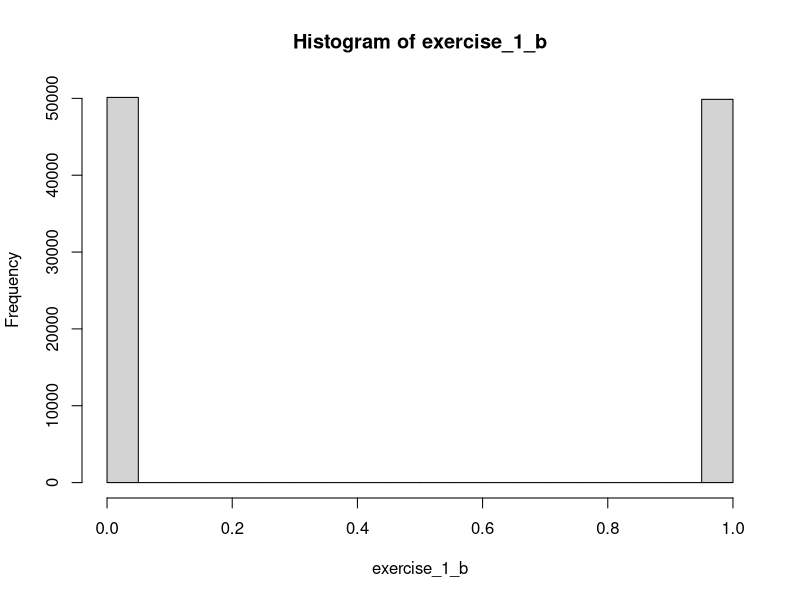
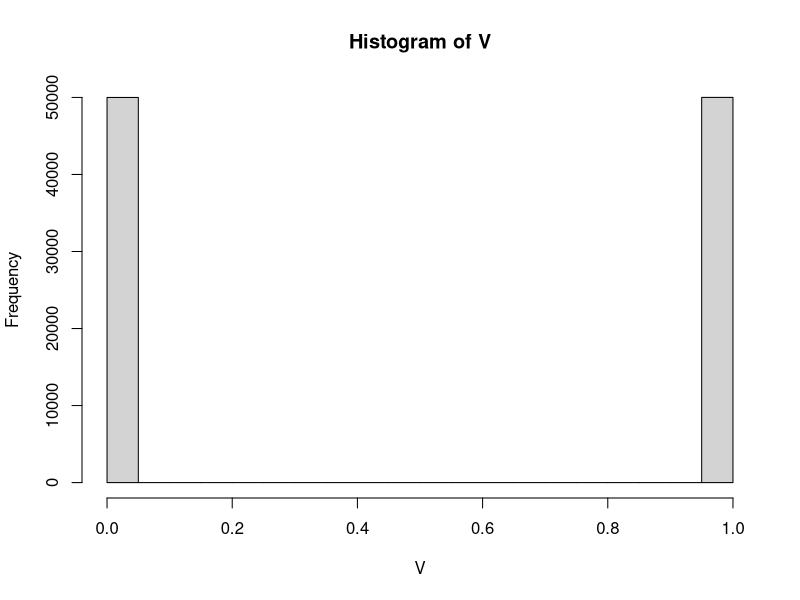
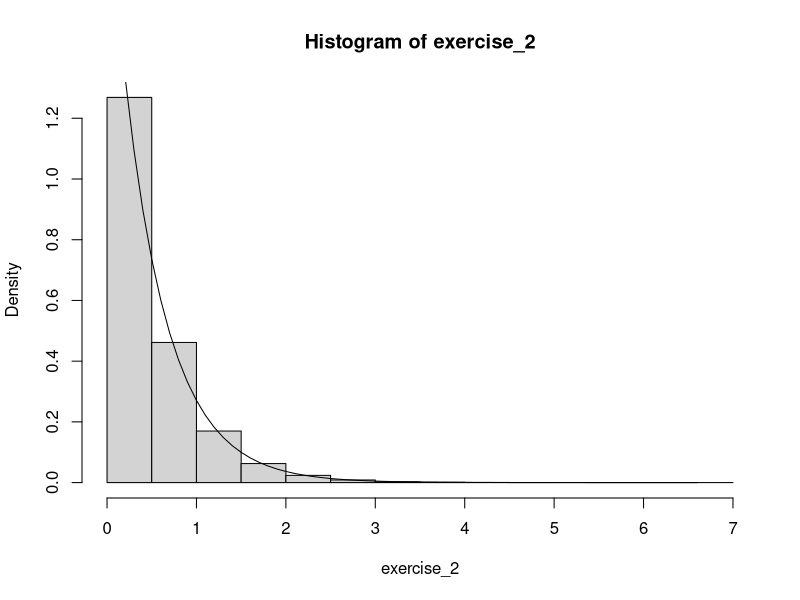
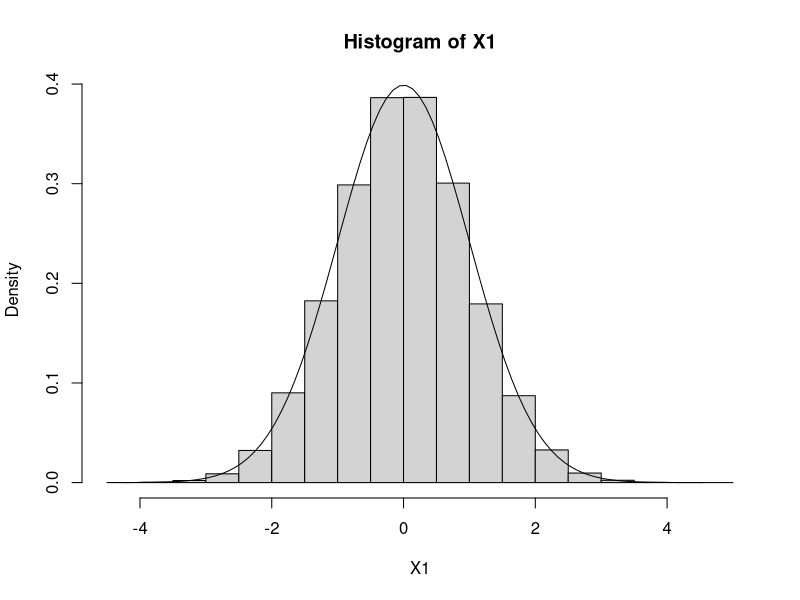

Write R code to recreate these figures, in order.
# Aufgabe 1
U <- runif(10^5,0,1)
V <- rbinom(10^5, 1, .5)

probability <- .5

bernoulli_dist <- function(k,p) {
	return (p^k*(1-p)^(1-k)) 
}

exercise_1_b <- sapply(U,function(x) if(x>=probability) 1 else 0 )

hist(exercise_1_b)
hist(V)

# Aufgabe 2

lambda <- 2

exercise_2 <- qexp(U,lambda)
hist(exercise_2, freq=FALSE)

x <- seq(0,max(exercise_2),.1)
lines(x,dexp(x,2))


# Aufgabe 3:

n = 10^5
radius = sqrt(rexp(n,.5))
angle = runif(n,0,2*pi)
X1 <- radius * cos(angle)

hist(X1,freq=FALSE)

x <- seq(min(X1), max(X1),.1)
lines(x,dnorm(x))

# Aufgabe 4
SEED <- as.integer(Sys.time())
lcg.recursive <- function(a,b,m,n,x_k) {
	return ((a*x_k+b)%%m)
}

LCG <- function(a,b,m,n,SEED) {
	x_0 <- SEED	
}
		
